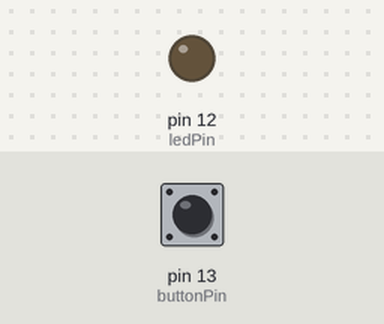
Simulated run of this sketch. Board: Arduino Uno, built with avr-gcc and run on an emulated ATmega328P. Parts: output pins drawn as LEDs (lit = HIGH). The test bench sets the inputs (shaded band); at power-on: pin 13 (buttonPin) HIGH. What the sketch prints to the serial monitor is not drawn.

Above: at 1.2 s.
1.3 s: pin 13 (buttonPin) pulled LOW for 0.15 s
At 1.37 s:
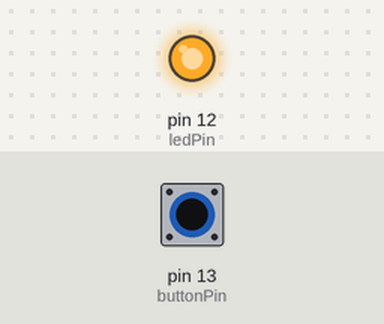
2.9 s: pin 13 (buttonPin) pulled LOW for 3.2 s
At 7.2 s:
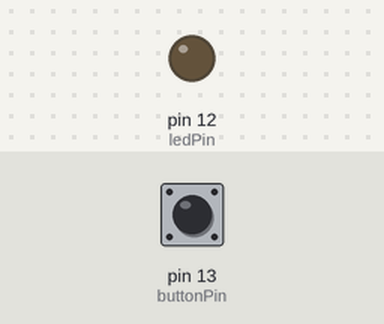
Timing chart, 0 to 8.7 s (numbered marks = the images above; inputs shaded):
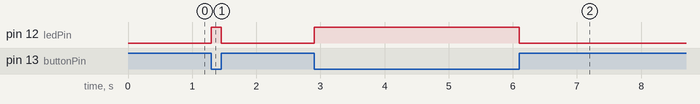

The sketch:

morse_code_converter.ino
```cpp
#define DOT_TIME 200 //time for dot in milliseconds
#define DASH_TIME 600//time for dash in milliseconds
#define SYMBOL_PAUSE 200//pause between dots and dashes
#define LETTER_PAUSE 600//pause between letters
#define WORD_PAUSE 1400//pause between words

//define led pin
const int ledPin = 12;
const int buttonPin = 13;

//define morse code table
const char* morseCodeTable[36] = {
  ".-", "-...", "-.-.", "-..", ".", "..-.", "--.", "....", "..",  // A-I
  ".---", "-.-", ".-..", "--", "-.", "---", ".--.", "--.-", ".-.", // J-R
  "...", "-", "..-", "...-", ".--", "-..-", "-.--", "--..",        // S-Z
  "-----", ".----", "..---", "...--", "....-", ".....", "-....",   // 0-5
  "--...", "---..", "----."                                       // 6-9
};

const char* englishTable = "ABCDEFGHIJKLMNOPQRSTUVWXYZ0123456789";

String morseBuffer = "";
String translatedText = "";

char morseToEnglish(String morse){//find letter coresponding to the morse table
  for (int i = 0; i < 36; i++) {
    if(morse == morseCodeTable[i]){
      return englishTable[i];
    }
  }
  return '?';
}

void setup() {
  pinMode(ledPin, OUTPUT);
  pinMode(buttonPin, INPUT);
  Serial.begin(9600);
  Serial.println("Use the button to input morse code: ");
}

void loop() {
  static unsigned long buttonPressedTime = 0;
  static unsigned long buttonReleasedTime = 0;
  static bool buttonWasPressed = false;

  if(digitalRead(buttonPin) == LOW){//check if the button is pressed
    if(!buttonWasPressed){
      buttonReleasedTime = millis();//record the time the button was pressed
      buttonWasPressed = true;
      digitalWrite(ledPin, HIGH);//turn on the led light
    }
  }else{
    if(buttonWasPressed)
      buttonReleasedTime = millis();//recotd the time the button was released
      unsigned long pressDuration = buttonReleasedTime - buttonPressedTime;

      //determine if it was dot or dash
      if(pressDuration < DOT_TIME){
        //ignoring time that is less than dot time
      } else if(pressDuration < DASH_TIME){
        morseBuffer += ".";
      }else{
        morseBuffer += "-";
      }

      buttonWasPressed = false;
      digitalWrite(ledPin, LOW);
      buttonReleasedTime = millis();

      }


    //determine the end of letter or word
  if(!buttonWasPressed && buttonReleasedTime > 0){
    unsigned long releaseDuration = millis() - buttonReleasedTime;

    if(releaseDuration > WORD_PAUSE){
      //end of word
      if(morseBuffer.length() > 0){
        char letter = morseToEnglish(morseBuffer);
        translatedText += letter;
        morseBuffer = "";
      }
      translatedText += " ";
      Serial.println(translatedText);
      buttonReleasedTime = 0;
    }else if(releaseDuration > LETTER_PAUSE){
      //end of letter
      if(morseBuffer.length() > 0){
        char letter = morseToEnglish(morseBuffer);
        translatedText += letter;
        Serial.println(translatedText);
        morseBuffer = "";
      }
      buttonReleasedTime = 0;
    }
  }
}
```

Measured:
- after the input at 1.3 s, pin 12 (ledPin): LOW → HIGH at once, → LOW 0.15 s later
- after the input at 2.9 s, pin 12 (ledPin): LOW → HIGH at once, → LOW 3.2 s later
